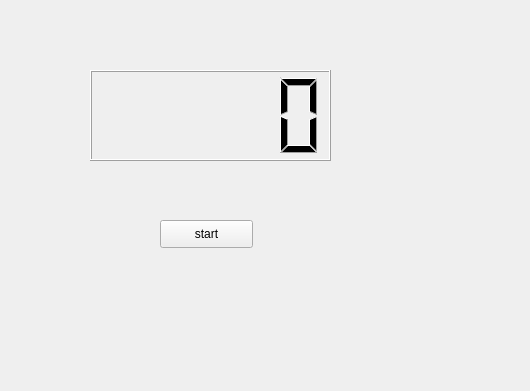
<?xml version="1.0" encoding="UTF-8"?>
<ui version="4.0">
 <class>MyWidget</class>
 <widget class="QWidget" name="MyWidget">
  <property name="geometry">
   <rect>
    <x>0</x>
    <y>0</y>
    <width>530</width>
    <height>391</height>
   </rect>
  </property>
  <property name="windowTitle">
   <string>MyWidget</string>
  </property>
  <widget class="QLCDNumber" name="lcdNumber">
   <property name="geometry">
    <rect>
     <x>90</x>
     <y>70</y>
     <width>241</width>
     <height>91</height>
    </rect>
   </property>
  </widget>
  <widget class="QPushButton" name="pushButton">
   <property name="geometry">
    <rect>
     <x>160</x>
     <y>220</y>
     <width>93</width>
     <height>28</height>
    </rect>
   </property>
   <property name="text">
    <string>start</string>
   </property>
  </widget>
 </widget>
 <layoutdefault spacing="6" margin="11"/>
 <resources/>
 <connections/>
</ui>
